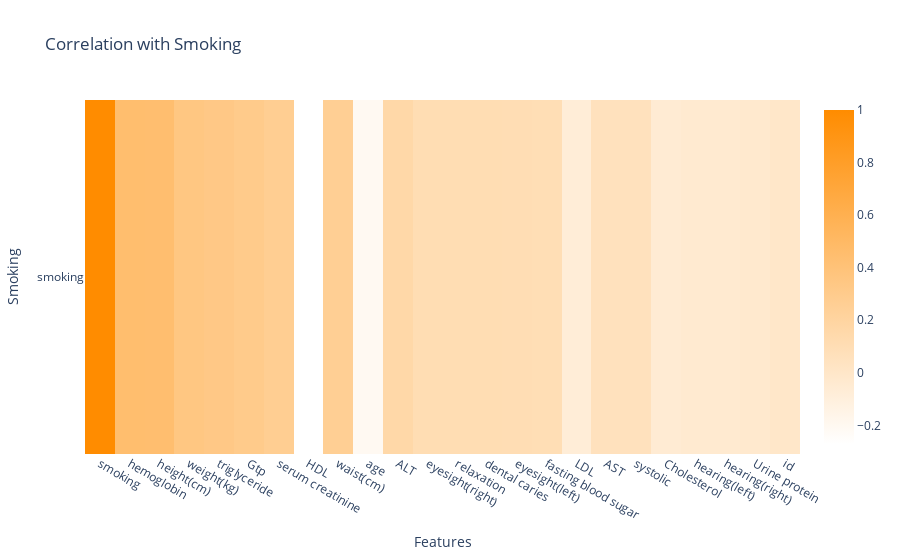

This figure's notebook cell:
### Markdown cell above
Take a look: the smallest difference (triglyceride) is 600% higher than the mean. As we mention, we're not just sticking to values close to the average because that wouldn't help our model cover all scenarios. These super rare values, like ALT, which is a massive 109 times higher than the mean, could really throw off our predictions. So, our plan is to deal with outliers by keeping a wide range to cover a lot of possibilities. However, we'll also toss out those extremely rare data points because they're likely either errors or values so extreme that they'll only mess with our model.

### Code cell
correlation_matrix = train.corr()

smoking_correlation = correlation_matrix['smoking']

# Sort
smoking_correlation_sorted = smoking_correlation.abs().sort_values(ascending=False)

# Reorder
correlation_matrix_ordered = correlation_matrix.loc[['smoking'], smoking_correlation_sorted.index]

# Define the color
colorscale = [[0, '#ffffff'], [1, '#FF8C00']]  # Darker shade of orange

fig = go.Figure(data=go.Heatmap(
    z=correlation_matrix_ordered.values,
    x=correlation_matrix_ordered.columns,
    y=correlation_matrix_ordered.index,
    colorscale=colorscale,
))

fig.update_layout(
    title='Correlation with Smoking',
    xaxis=dict(title='Features'),
    yaxis=dict(title='Smoking'),
)

fig.show()

### Figure 1 — Plotly figure (JSON) as saved in the notebook; plotly's stock layout.template omitted (floating-point values rounded to 4 significant figures)
{"data": [{"colorscale": [[0, "#ffffff"], [1, "#FF8C00"]], "type": "heatmap", "x": ["smoking", "hemoglobin", "height(cm)", "weight(kg)", "triglyceride", "Gtp", "serum creatinine", "HDL", "waist(cm)", "age", "ALT", "eyesight(right)", "relaxation", "dental caries", "eyesight(left)", "fasting blood sugar", "LDL", "AST", "systolic", "Cholesterol", "hearing(left)", "hearing(right)", "Urine protein", "id"], "y": ["smoking"], "z": [[1, 0.4507, 0.4471, 0.3517, 0.332, 0.3056, 0.273, -0.2712, 0.2627, -0.206, 0.163, 0.1098, 0.1095, 0.1066, 0.1004, 0.09653, -0.07229, 0.05939, 0.05864, -0.0519, -0.03822, -0.03686, -0.02855, -0.0006316]]}], "layout": {"title": {"text": "Correlation with Smoking"}, "xaxis": {"title": {"text": "Features"}}, "yaxis": {"title": {"text": "Smoking"}}}}
